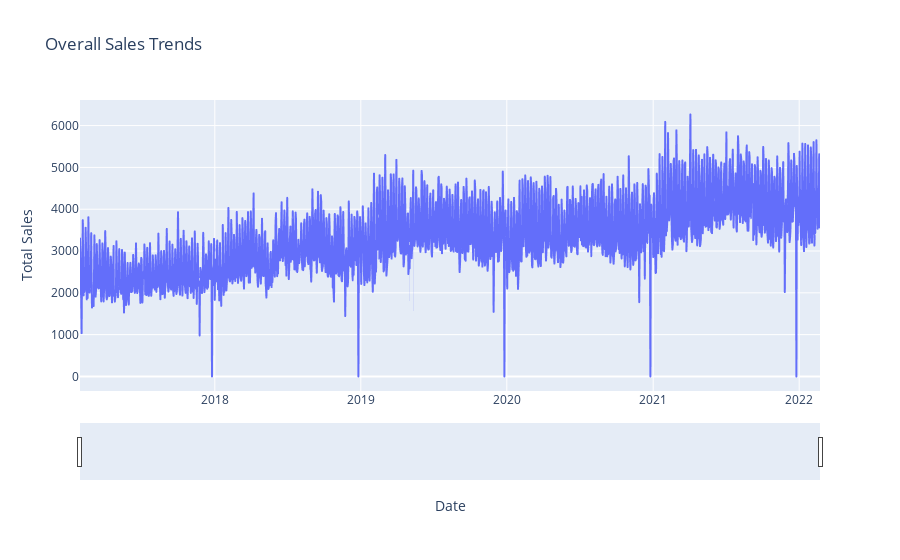

Notebook source saved alongside this figure:
### Code cell
fig = px.line(overall_sales_trends, x='Date', y='Sales', title='Overall Sales Trends', labels={'Sales': 'Total Sales'})
fig.update_xaxes(rangeslider_visible=True)
fig.show()

### Figure 1 — Plotly figure (JSON) as saved in the notebook; plotly's stock layout.template omitted (floating-point values rounded to 4 significant figures; data arrays with more than 128 entries replaced by an {"elided": "..."} marker saying what was removed)
{"data": [{"hovertemplate": "Date=%{x}<br>Total Sales=%{y}<extra></extra>", "legendgroup": "", "line": {"color": "#636efa", "dash": "solid"}, "marker": {"symbol": "circle"}, "mode": "lines", "name": "", "showlegend": false, "type": "scattergl", "x": {"elided": "1851 str values"}, "xaxis": "x", "y": {"elided": "1851 int values"}, "yaxis": "y"}], "layout": {"legend": {"tracegroupgap": 0}, "title": {"text": "Overall Sales Trends"}, "xaxis": {"anchor": "y", "domain": [0, 1], "rangeslider": {"visible": true}, "title": {"text": "Date"}}, "yaxis": {"anchor": "x", "domain": [0, 1], "title": {"text": "Total Sales"}}}}
